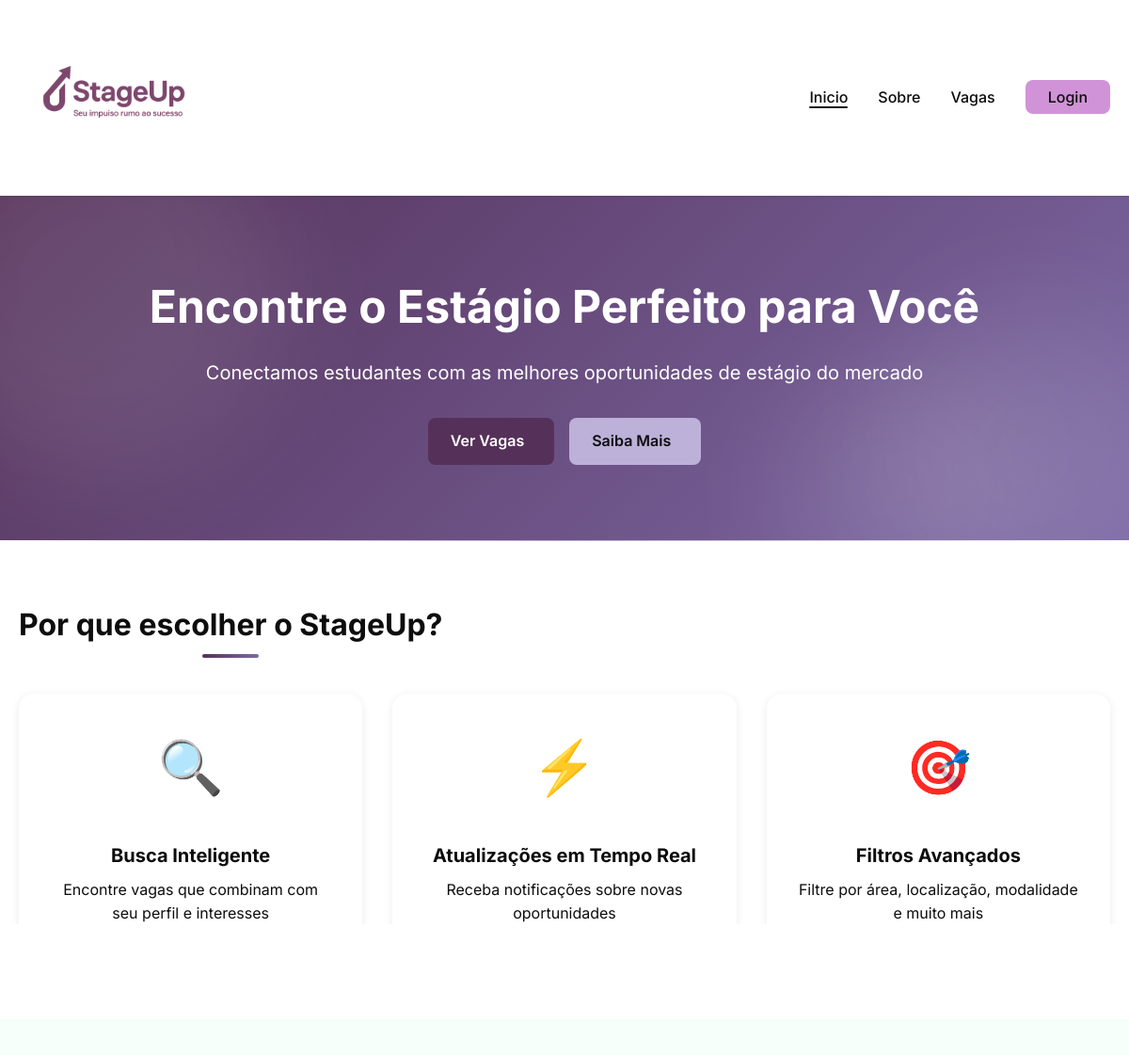
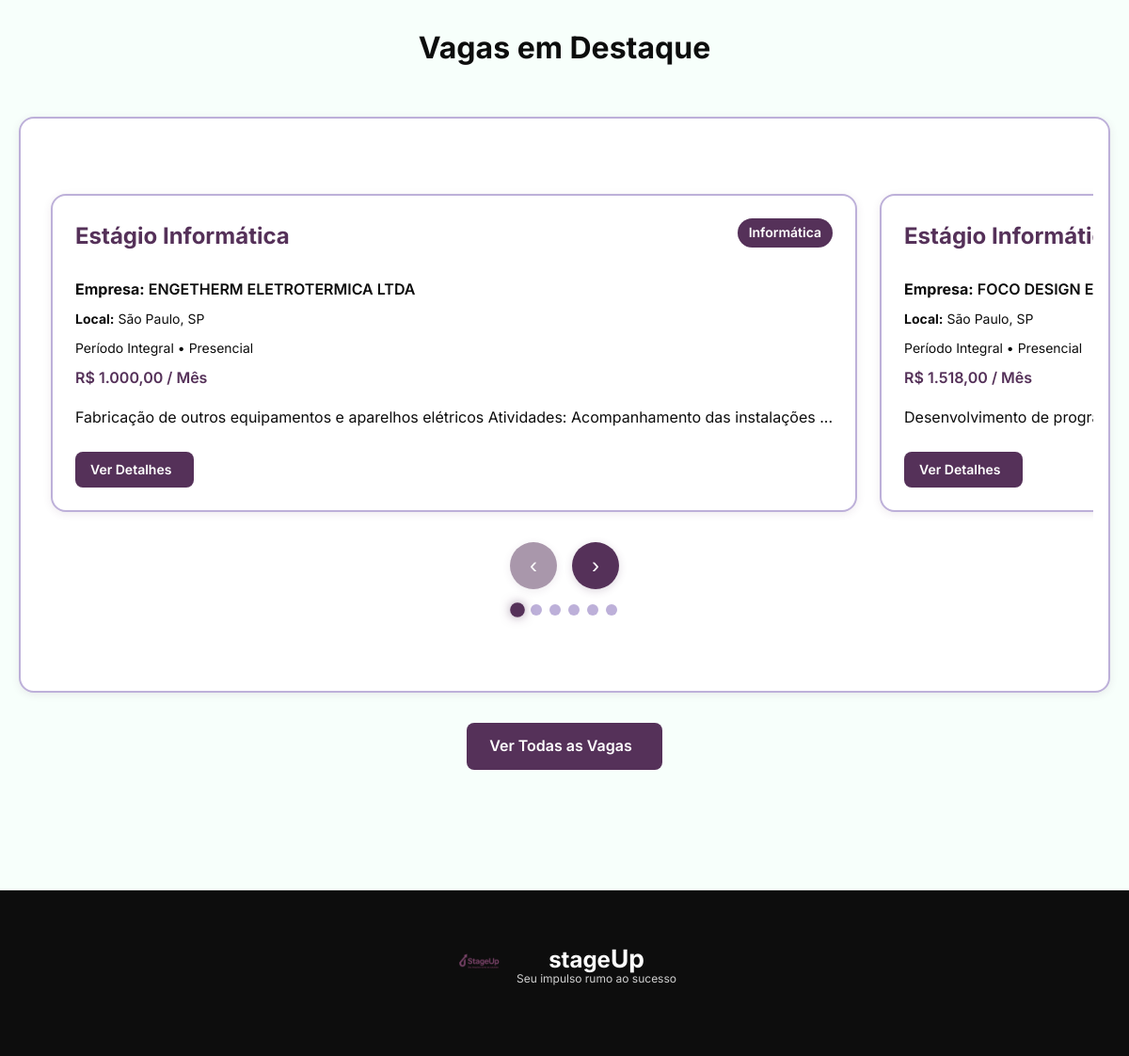
The page / on the database its author committed (2 pictures, top to bottom).
### app.py (models this page shows)
class Vaga(db.Model):
    id = db.Column(db.Integer, primary_key=True)
    titulo = db.Column(db.String(255), nullable=False)
    empresa = db.Column(db.String(255))
    cidade = db.Column(db.String(100))
    estado = db.Column(db.String(2))
    tipo_periodo = db.Column(db.String(50))  # Integral, Meio Período
    modalidade = db.Column(db.String(50))  # Presencial, Home Office, Híbrido
    salario = db.Column(db.String(100))
    horario = db.Column(db.String(100))
    descricao = db.Column(db.Text)
    link_ciee = db.Column(db.String(500))
    area = db.Column(db.String(100))
    codigo_vaga = db.Column(db.String(50))  # Código único da vaga no CIEE
    created_at = db.Column(db.DateTime, default=datetime.utcnow)

### app.py (the view)
@app.route('/')
def index():
    vagas_count = Vaga.query.count()
    if vagas_count == 0:
        vagas_iniciais = criar_vagas_exemplo()
        for vaga_data in vagas_iniciais:
            vaga = Vaga(**vaga_data)
            db.session.add(vaga)
        db.session.commit()
    vagas_recentes = Vaga.query.order_by(Vaga.created_at.desc()).limit(8).all()
    return render_template('index.html', vagas_recentes=vagas_recentes)

### templates/index.html (shortened to what this page needs)
{% extends "base.html" %}
{% block content %}
<section class="hero">
    <div class="hero-background-shapes">
        <div class="hero-shape hero-shape-1"></div>
        <div class="hero-shape hero-shape-2"></div>
        <div class="hero-shape hero-shape-3"></div>
    </div>
    <div class="container">
        <div class="hero-content">
            <h1 class="hero-title-animated">Encontre o Estágio Perfeito para Você</h1>
            <p class="hero-subtitle">Conectamos estudantes com as melhores oportunidades de estágio do mercado</p>
            <div class="hero-actions">
                <a href="{{ url_for('vagas') }}" class="btn btn-primary btn-hover-effect">
                    <span>Ver Vagas</span>
                </a>
                <a href="{{ url_for('sobre') }}" class="btn btn-secondary btn-hover-effect">
                    <span>Saiba Mais</span>
                </a>
            </div>
        </div>
    </div>
</section>
<section class="features">
    <div class="container">
        <h2 class="section-title section-title-animated">Por que escolher o StageUp?</h2>
        <div class="features-grid">
            <div class="feature-card feature-card-hover">
                <div class="feature-icon-wrapper">
                    <div class="feature-icon">🔍</div>
                </div>
                <h3>Busca Inteligente</h3>
                <p>Encontre vagas que combinam com seu perfil e interesses</p>
            </div>
            <div class="feature-card feature-card-hover">
                <div class="feature-icon-wrapper">
                    <div class="feature-icon">⚡</div>
                </div>
                <h3>Atualizações em Tempo Real</h3>
                <p>Receba notificações sobre novas oportunidades</p>
            </div>
            <div class="feature-card feature-card-hover">
                <div class="feature-icon-wrapper">
                    <div class="feature-icon">🎯</div>
                </div>
                <h3>Filtros Avançados</h3>
                <p>Filtre por área, localização, modalidade e muito mais</p>
            </div>
        </div>
    </div>
</section>
{% if vagas_recentes %}
<section class="recent-jobs">
    <div class="container">
        <h2 class="section-title">Vagas em Destaque</h2>
        <div class="jobs-carousel">
            <div class="carousel-container">
                <div class="carousel-wrapper" id="carouselWrapper">
                    {% for vaga in vagas_recentes %}
                    <div class="carousel-item">
                        <div class="job-card job-card-hover">
                            <div class="vaga-header" style="margin-bottom: 1rem;">
                                <h3>{{ vaga.titulo }}</h3>
                                <span class="vaga-area">{{ vaga.area }}</span>
                            </div>
                            <p class="job-company"><strong>Empresa:</strong> {{ vaga.empresa }}</p>
                            <p class="job-location"><strong>Local:</strong> {{ vaga.cidade }}, {{ vaga.estado }}</p>
                            <p class="job-type">{{ vaga.tipo_periodo }} • {{ vaga.modalidade }}</p>
                            {% if vaga.salario %}
                            <p style="color: var(--primary-color); font-weight: 600; margin: 0.5rem 0;">{{ vaga.salario }}</p>
                            {% endif %}
                            {% if vaga.descricao %}
                            <p class="vaga-descricao" style="margin-top: 1rem;">{{ vaga.descricao[:100] }}{% if vaga.descricao|length > 100 %}...{% endif %}</p>
                            {% endif %}
                            <div style="margin-top: 1.5rem;">
                                <a href="{{ url_for('redirect_vaga', vaga_id=vaga.id) }}" class="btn btn-primary btn-small btn-hover-effect" target="_blank">
                                    <span>Ver Detalhes</span>
                                </a>
                            </div>
                        </div>
                    </div>
                    {% endfor %}
                </div>
                <div class="carousel-nav">
                    <button class="carousel-btn" id="prevBtn" aria-label="Anterior">‹</button>
                    <button class="carousel-btn" id="nextBtn" aria-label="Próximo">›</button>
                </div>
                <div class="carousel-dots" id="carouselDots"></div>
            </div>
        </div>
        <div class="text-center" style="margin-top: 2rem;">
            <a href="{{ url_for('vagas') }}" class="btn btn-primary btn-hover-effect">
                <span>Ver Todas as Vagas</span>
            </a>
        </div>
    </div>
</section>
{% endif %}
{% endblock %}

### templates/base.html (shortened to what this page needs)
<!DOCTYPE html>
<html lang="pt-BR">
<head>
    <link rel="stylesheet" href="{{ url_for('static', filename='css/style.css') }}">
</head>
<body>
    {% block navbar %}
    <nav class="navbar">
        <div class="container">
            <a href="{{ url_for('index') }}" class="logo">
                <picture>
                    <source srcset="{{ url_for('static', filename='img/logo-stage1.png') }}" type="image/png">
                    <source srcset="{{ url_for('static', filename='img/logo stage (1).png') }}" type="image/png">
                    <img src="{{ url_for('static', filename='img/logo-stage1.svg') }}" alt="StageUp" class="logo-img">
                </picture>
            </a>
            <ul class="nav-links">
                <li><a href="{{ url_for('index') }}" class="{% if request.endpoint == 'index' %}active{% endif %}">Inicio</a></li>
                <li><a href="{{ url_for('sobre') }}" class="{% if request.endpoint == 'sobre' %}active{% endif %}">Sobre</a></li>
                <li><a href="{{ url_for('vagas') }}" class="{% if request.endpoint == 'vagas' %}active{% endif %}">Vagas</a></li>
                {% if session.user_id %}
                <li><a href="{{ url_for('perfil') }}" class="nav-profile-link">
                    <svg width="20" height="20" viewBox="0 0 24 24" fill="none" stroke="currentColor">
                        <path d="M20 21v-2a4 4 0 0 0-4-4H8a4 4 0 0 0-4 4v2"></path>
                        <circle cx="12" cy="7" r="4"></circle>
                    </svg>
                    Perfil
                </a></li>
                <li><a href="{{ url_for('logout') }}" class="btn-logout">Sair</a></li>
                {% else %}
                <li><a href="{{ url_for('login') }}" class="btn-login">Login</a></li>
                {% endif %}
            </ul>
        </div>
    </nav>
    {% endblock %}
    <main>
        {% block content %}{% endblock %}
    </main>
    {% block footer %}
    <footer class="footer">
        <div class="container">
            <div class="footer-content">
                <div class="footer-logo">
                    <picture>
                        <source srcset="{{ url_for('static', filename='img/logo-stage1.png') }}" type="image/png">
                        <source srcset="{{ url_for('static', filename='img/logo stage (1).png') }}" type="image/png">
                        <img src="{{ url_for('static', filename='img/logo-stage1.svg') }}" alt="StageUp" class="logo-img">
                    </picture>
                    <div class="logo-text">
                        <span class="logo-name">Stage<span class="logo-up">Up</span></span>
                        <span class="logo-tagline">Seu impulso rumo ao sucesso</span>
                    </div>
                </div>
            </div>
        </div>
    </footer>
    {% endblock %}
</body>
</html>

### rows shown on the page
Vaga: titulo "Estágio Informática", area "Informática", empresa "ENGETHERM ELETROTERMICA LTDA", cidade "São Paulo", estado "SP", tipo_periodo "Período Integral", modalidade "Presencial", salario "R$ 1.000,00 / Mês", descricao "Fabricação de outros equipamentos e aparelhos elétricos Atividades: Acompanhamento das instalações"
Vaga: titulo "Estágio…", empresa "FOCO DESIGN E…", cidade "São Paulo", estado "SP", tipo_periodo "Período Integral", modalidade "Presencial", salario "R$ 1.518,00 / Mês", descricao "Desenvolvimento de…"
